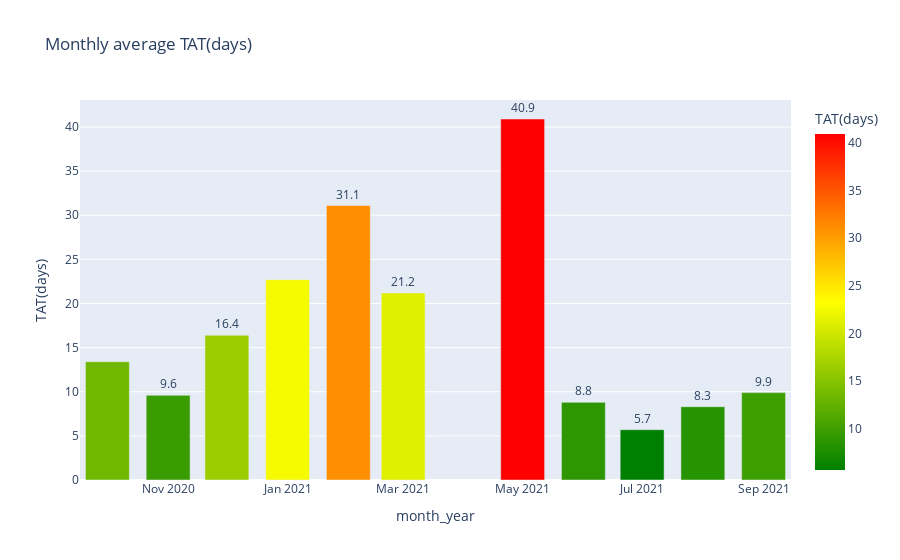

The code cell stored with this chart in its notebook:
### Code cell
# ";" remove <matplotlib.axes._subplots.AxesSubplot at 0x204f3872460> above the graph.
# program_avg_TAT.plot(x='month',y='TAT(days)');


fig=px.bar(program_avg_TAT,x='month_year',y='TAT(days)',color='TAT(days)',title='Monthly average TAT(days)',text='TAT(days)',
          color_continuous_scale=["green", "yellow", "red"])
fig.update_traces( textposition='outside')
fig.update_layout(uniformtext_minsize=9, uniformtext_mode='hide')
# fig.update_xaxes(tickangle=45)
fig.show()
# program_avg_TAT.iplot()

### Figure 1 — Plotly figure (JSON) as saved in the notebook; plotly's stock layout.template omitted (floating-point values rounded to 4 significant figures)
{"data": [{"alignmentgroup": "True", "hovertemplate": "month_year=%{x}<br>TAT(days)=%{marker.color}<extra></extra>", "legendgroup": "", "marker": {"color": [13.4, 9.6, 16.4, 22.7, 31.1, 21.2, 40.9, 8.8, 5.7, 8.3, 9.9], "coloraxis": "coloraxis"}, "name": "", "offsetgroup": "", "orientation": "v", "showlegend": false, "text": [13.4, 9.6, 16.4, 22.7, 31.1, 21.2, 40.9, 8.8, 5.7, 8.3, 9.9], "textposition": "outside", "type": "bar", "x": ["2020-10-01T00:00:00", "2020-11-01T00:00:00", "2020-12-01T00:00:00", "2021-01-01T00:00:00", "2021-02-01T00:00:00", "2021-03-01T00:00:00", "2021-05-01T00:00:00", "2021-06-01T00:00:00", "2021-07-01T00:00:00", "2021-08-01T00:00:00", "2021-09-01T00:00:00"], "xaxis": "x", "y": [13.4, 9.6, 16.4, 22.7, 31.1, 21.2, 40.9, 8.8, 5.7, 8.3, 9.9], "yaxis": "y"}], "layout": {"barmode": "relative", "coloraxis": {"colorbar": {"title": {"text": "TAT(days)"}}, "colorscale": [[0, "green"], [0.5, "yellow"], [1, "red"]]}, "legend": {"tracegroupgap": 0}, "title": {"text": "Monthly average TAT(days)"}, "uniformtext": {"minsize": 9, "mode": "hide"}, "xaxis": {"anchor": "y", "domain": [0, 1], "title": {"text": "month_year"}}, "yaxis": {"anchor": "x", "domain": [0, 1], "title": {"text": "TAT(days)"}}}}
